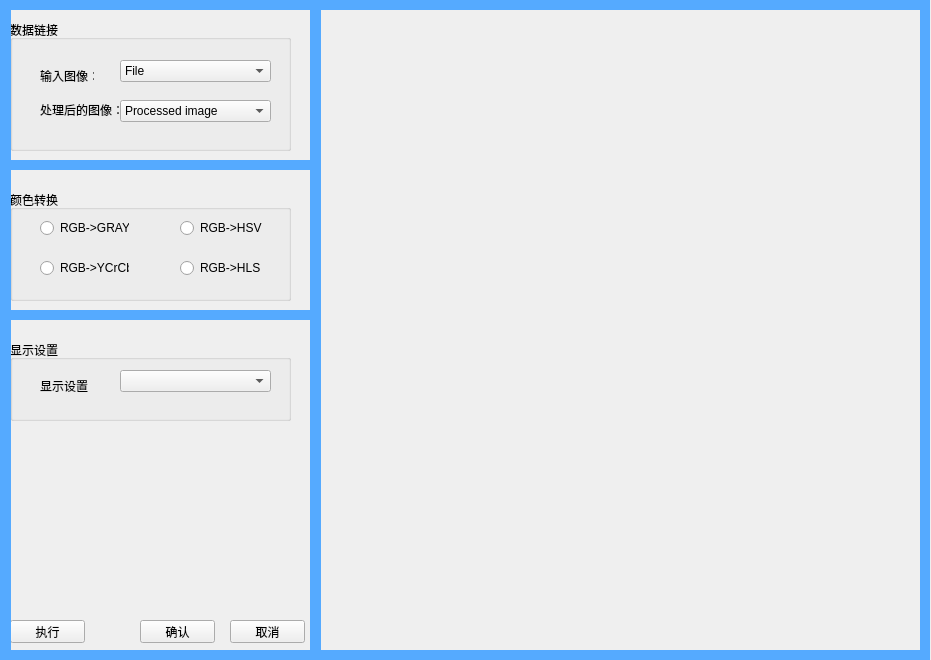
<?xml version="1.0" encoding="UTF-8"?>
<ui version="4.0">
 <class>Color_Transorm</class>
 <widget class="QWidget" name="Color_Transorm">
  <property name="geometry">
   <rect>
    <x>0</x>
    <y>0</y>
    <width>931</width>
    <height>660</height>
   </rect>
  </property>
  <property name="windowTitle">
   <string>Color_Transorm</string>
  </property>
  <widget class="QGroupBox" name="groupBox">
   <property name="geometry">
    <rect>
     <x>10</x>
     <y>20</y>
     <width>281</width>
     <height>131</height>
    </rect>
   </property>
   <property name="title">
    <string>数据链接</string>
   </property>
   <widget class="QLabel" name="label">
    <property name="geometry">
     <rect>
      <x>30</x>
      <y>50</y>
      <width>54</width>
      <height>12</height>
     </rect>
    </property>
    <property name="text">
     <string>输入图像：</string>
    </property>
   </widget>
   <widget class="QComboBox" name="comboBox">
    <property name="geometry">
     <rect>
      <x>110</x>
      <y>40</y>
      <width>151</width>
      <height>22</height>
     </rect>
    </property>
    <item>
     <property name="text">
      <string>File</string>
     </property>
    </item>
    <item>
     <property name="text">
      <string>Camera</string>
     </property>
    </item>
   </widget>
   <widget class="QLabel" name="label_4">
    <property name="geometry">
     <rect>
      <x>30</x>
      <y>80</y>
      <width>81</width>
      <height>20</height>
     </rect>
    </property>
    <property name="text">
     <string>处理后的图像：</string>
    </property>
   </widget>
   <widget class="QComboBox" name="comboBox_4">
    <property name="geometry">
     <rect>
      <x>110</x>
      <y>80</y>
      <width>151</width>
      <height>22</height>
     </rect>
    </property>
    <item>
     <property name="text">
      <string>Processed image</string>
     </property>
    </item>
   </widget>
  </widget>
  <widget class="QGroupBox" name="groupBox_2">
   <property name="geometry">
    <rect>
     <x>10</x>
     <y>190</y>
     <width>281</width>
     <height>111</height>
    </rect>
   </property>
   <property name="title">
    <string>颜色转换</string>
   </property>
   <widget class="QRadioButton" name="radioButton">
    <property name="geometry">
     <rect>
      <x>170</x>
      <y>30</y>
      <width>89</width>
      <height>16</height>
     </rect>
    </property>
    <property name="text">
     <string>RGB-&gt;HSV</string>
    </property>
   </widget>
   <widget class="QRadioButton" name="radioButton_2">
    <property name="geometry">
     <rect>
      <x>30</x>
      <y>30</y>
      <width>89</width>
      <height>16</height>
     </rect>
    </property>
    <property name="text">
     <string>RGB-&gt;GRAY</string>
    </property>
   </widget>
   <widget class="QRadioButton" name="radioButton_3">
    <property name="geometry">
     <rect>
      <x>30</x>
      <y>70</y>
      <width>89</width>
      <height>16</height>
     </rect>
    </property>
    <property name="text">
     <string>RGB-&gt;YCrCb</string>
    </property>
   </widget>
   <widget class="QRadioButton" name="radioButton_4">
    <property name="geometry">
     <rect>
      <x>170</x>
      <y>70</y>
      <width>89</width>
      <height>16</height>
     </rect>
    </property>
    <property name="text">
     <string>RGB-&gt;HLS</string>
    </property>
   </widget>
  </widget>
  <widget class="QGroupBox" name="groupBox_3">
   <property name="geometry">
    <rect>
     <x>10</x>
     <y>340</y>
     <width>281</width>
     <height>81</height>
    </rect>
   </property>
   <property name="title">
    <string>显示设置</string>
   </property>
   <widget class="QLabel" name="label_5">
    <property name="geometry">
     <rect>
      <x>30</x>
      <y>40</y>
      <width>54</width>
      <height>12</height>
     </rect>
    </property>
    <property name="text">
     <string>显示设置</string>
    </property>
   </widget>
   <widget class="QComboBox" name="comboBox_5">
    <property name="geometry">
     <rect>
      <x>110</x>
      <y>30</y>
      <width>151</width>
      <height>22</height>
     </rect>
    </property>
    <item>
     <property name="text">
      <string/>
     </property>
    </item>
    <item>
     <property name="text">
      <string>Original image</string>
     </property>
    </item>
    <item>
     <property name="text">
      <string>Processed image</string>
     </property>
    </item>
   </widget>
  </widget>
  <widget class="QPushButton" name="pushButton">
   <property name="geometry">
    <rect>
     <x>10</x>
     <y>620</y>
     <width>75</width>
     <height>23</height>
    </rect>
   </property>
   <property name="text">
    <string>执行</string>
   </property>
  </widget>
  <widget class="QPushButton" name="pushButton_2">
   <property name="geometry">
    <rect>
     <x>230</x>
     <y>620</y>
     <width>75</width>
     <height>23</height>
    </rect>
   </property>
   <property name="text">
    <string>取消</string>
   </property>
  </widget>
  <widget class="QPushButton" name="pushButton_3">
   <property name="geometry">
    <rect>
     <x>140</x>
     <y>620</y>
     <width>75</width>
     <height>23</height>
    </rect>
   </property>
   <property name="text">
    <string>确认</string>
   </property>
  </widget>
  <widget class="QLabel" name="label_2">
   <property name="geometry">
    <rect>
     <x>320</x>
     <y>10</y>
     <width>601</width>
     <height>641</height>
    </rect>
   </property>
   <property name="styleSheet">
    <string notr="true"/>
   </property>
   <property name="text">
    <string/>
   </property>
  </widget>
  <widget class="QLabel" name="label_3">
   <property name="geometry">
    <rect>
     <x>310</x>
     <y>0</y>
     <width>11</width>
     <height>651</height>
    </rect>
   </property>
   <property name="styleSheet">
    <string notr="true">background-color: rgb(85, 170, 255);</string>
   </property>
   <property name="text">
    <string/>
   </property>
  </widget>
  <widget class="QLabel" name="label_6">
   <property name="geometry">
    <rect>
     <x>320</x>
     <y>0</y>
     <width>610</width>
     <height>10</height>
    </rect>
   </property>
   <property name="styleSheet">
    <string notr="true">background-color: rgb(85, 170, 255);</string>
   </property>
   <property name="text">
    <string/>
   </property>
  </widget>
  <widget class="QLabel" name="label_7">
   <property name="geometry">
    <rect>
     <x>0</x>
     <y>650</y>
     <width>930</width>
     <height>10</height>
    </rect>
   </property>
   <property name="styleSheet">
    <string notr="true">background-color: rgb(85, 170, 255);</string>
   </property>
   <property name="text">
    <string/>
   </property>
  </widget>
  <widget class="QLabel" name="label_8">
   <property name="geometry">
    <rect>
     <x>920</x>
     <y>10</y>
     <width>10</width>
     <height>650</height>
    </rect>
   </property>
   <property name="styleSheet">
    <string notr="true">background-color: rgb(85, 170, 255);</string>
   </property>
   <property name="text">
    <string/>
   </property>
  </widget>
  <widget class="QLabel" name="label_9">
   <property name="geometry">
    <rect>
     <x>0</x>
     <y>0</y>
     <width>11</width>
     <height>651</height>
    </rect>
   </property>
   <property name="styleSheet">
    <string notr="true">background-color: rgb(85, 170, 255);</string>
   </property>
   <property name="text">
    <string/>
   </property>
  </widget>
  <widget class="QLabel" name="label_10">
   <property name="geometry">
    <rect>
     <x>10</x>
     <y>0</y>
     <width>300</width>
     <height>10</height>
    </rect>
   </property>
   <property name="styleSheet">
    <string notr="true">background-color: rgb(85, 170, 255);</string>
   </property>
   <property name="text">
    <string/>
   </property>
  </widget>
  <widget class="QLabel" name="label_21">
   <property name="geometry">
    <rect>
     <x>10</x>
     <y>160</y>
     <width>300</width>
     <height>10</height>
    </rect>
   </property>
   <property name="styleSheet">
    <string notr="true">background-color: rgb(85, 170, 255);</string>
   </property>
   <property name="text">
    <string/>
   </property>
  </widget>
  <widget class="QLabel" name="label_22">
   <property name="geometry">
    <rect>
     <x>10</x>
     <y>310</y>
     <width>300</width>
     <height>10</height>
    </rect>
   </property>
   <property name="styleSheet">
    <string notr="true">background-color: rgb(85, 170, 255);</string>
   </property>
   <property name="text">
    <string/>
   </property>
  </widget>
 </widget>
 <layoutdefault spacing="6" margin="11"/>
 <resources/>
 <connections>
  <connection>
   <sender>comboBox</sender>
   <signal>currentIndexChanged(QString)</signal>
   <receiver>Color_Transorm</receiver>
   <slot>On_comboBox_activated()</slot>
   <hints>
    <hint type="sourcelabel">
     <x>256</x>
     <y>61</y>
    </hint>
    <hint type="destinationlabel">
     <x>301</x>
     <y>36</y>
    </hint>
   </hints>
  </connection>
  <connection>
   <sender>comboBox_5</sender>
   <signal>currentIndexChanged(QString)</signal>
   <receiver>Color_Transorm</receiver>
   <slot>On_comboBox_5_activated()</slot>
   <hints>
    <hint type="sourcelabel">
     <x>259</x>
     <y>310</y>
    </hint>
    <hint type="destinationlabel">
     <x>257</x>
     <y>359</y>
    </hint>
   </hints>
  </connection>
  <connection>
   <sender>pushButton</sender>
   <signal>clicked()</signal>
   <receiver>Color_Transorm</receiver>
   <slot>on_run_clicked()</slot>
   <hints>
    <hint type="sourcelabel">
     <x>65</x>
     <y>487</y>
    </hint>
    <hint type="destinationlabel">
     <x>74</x>
     <y>429</y>
    </hint>
   </hints>
  </connection>
  <connection>
   <sender>comboBox_4</sender>
   <signal>currentIndexChanged(QString)</signal>
   <receiver>Color_Transorm</receiver>
   <slot>On_comboBox_4_activated()</slot>
   <hints>
    <hint type="sourcelabel">
     <x>217</x>
     <y>103</y>
    </hint>
    <hint type="destinationlabel">
     <x>209</x>
     <y>149</y>
    </hint>
   </hints>
  </connection>
  <connection>
   <sender>radioButton_2</sender>
   <signal>clicked()</signal>
   <receiver>Color_Transorm</receiver>
   <slot>on_radioButton_clicked()</slot>
   <hints>
    <hint type="sourcelabel">
     <x>113</x>
     <y>185</y>
    </hint>
    <hint type="destinationlabel">
     <x>16</x>
     <y>378</y>
    </hint>
   </hints>
  </connection>
  <connection>
   <sender>radioButton</sender>
   <signal>clicked()</signal>
   <receiver>Color_Transorm</receiver>
   <slot>on_radioButton2_clicked()</slot>
   <hints>
    <hint type="sourcelabel">
     <x>209</x>
     <y>188</y>
    </hint>
    <hint type="destinationlabel">
     <x>158</x>
     <y>391</y>
    </hint>
   </hints>
  </connection>
  <connection>
   <sender>radioButton_4</sender>
   <signal>clicked()</signal>
   <receiver>Color_Transorm</receiver>
   <slot>on_radioButton3_clicked()</slot>
   <hints>
    <hint type="sourcelabel">
     <x>183</x>
     <y>230</y>
    </hint>
    <hint type="destinationlabel">
     <x>203</x>
     <y>411</y>
    </hint>
   </hints>
  </connection>
  <connection>
   <sender>pushButton_3</sender>
   <signal>clicked()</signal>
   <receiver>Color_Transorm</receiver>
   <slot>on_sure_clicked()</slot>
   <hints>
    <hint type="sourcelabel">
     <x>186</x>
     <y>485</y>
    </hint>
    <hint type="destinationlabel">
     <x>209</x>
     <y>453</y>
    </hint>
   </hints>
  </connection>
  <connection>
   <sender>pushButton_2</sender>
   <signal>clicked()</signal>
   <receiver>Color_Transorm</receiver>
   <slot>on_cancel_clicked()</slot>
   <hints>
    <hint type="sourcelabel">
     <x>276</x>
     <y>481</y>
    </hint>
    <hint type="destinationlabel">
     <x>308</x>
     <y>472</y>
    </hint>
   </hints>
  </connection>
  <connection>
   <sender>radioButton_3</sender>
   <signal>clicked()</signal>
   <receiver>Color_Transorm</receiver>
   <slot>on_radioButton4_clicked()</slot>
   <hints>
    <hint type="sourcelabel">
     <x>62</x>
     <y>229</y>
    </hint>
    <hint type="destinationlabel">
     <x>27</x>
     <y>359</y>
    </hint>
   </hints>
  </connection>
 </connections>
 <slots>
  <slot>On_comboBox_activated()</slot>
  <slot>On_comboBox_4_activated()</slot>
  <slot>On_comboBox_5_activated()</slot>
  <slot>on_run_clicked()</slot>
  <slot>on_radioButton_clicked()</slot>
  <slot>on_radioButton2_clicked()</slot>
  <slot>on_radioButton3_clicked()</slot>
  <slot>on_sure_clicked()</slot>
  <slot>on_cancel_clicked()</slot>
  <slot>on_radioButton4_clicked()</slot>
 </slots>
</ui>
